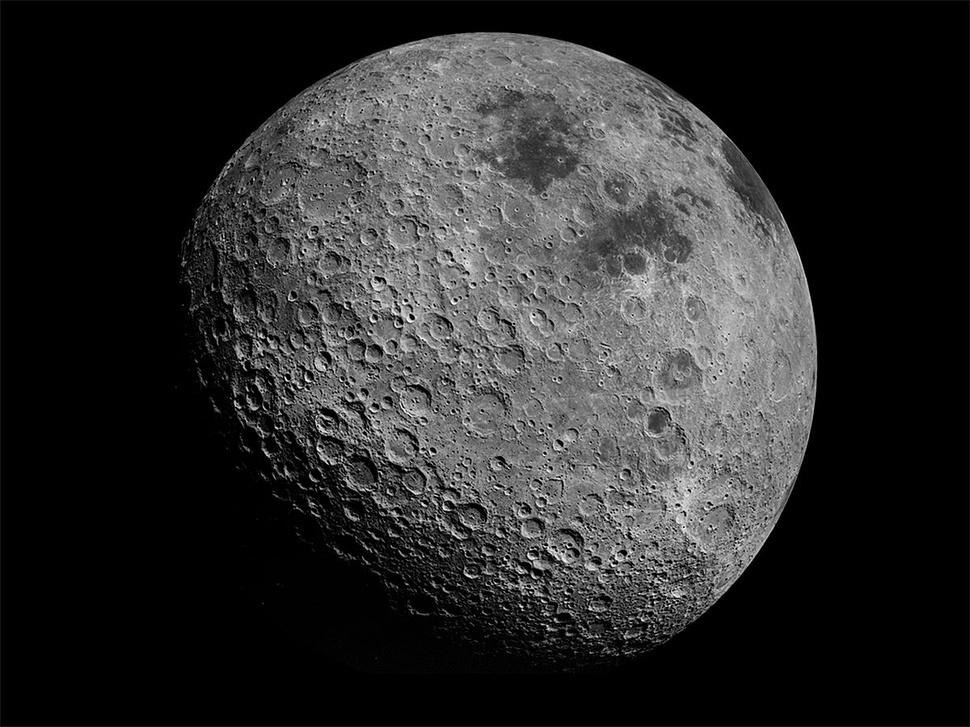
//> input picture Esercizio 1 - Laplaciano/luna.jpg, 970 x 727 px, shrunk from 1200 x 900 before the run
$ ./Esercizio_1_-_Laplaciano   (built with g++ and OpenCV 4)
//> lines starting //> are read from the running program, lines starting //| are printed output that depends on the picture
/*
  Esercizio 1 - Laplaciano.
  Implementare il Laplaciano con kernel isotropico a 45° e 90° utilizzando la funzione di correlazione / convoluzione(o filter2D())
  Per normalizzare i livelli di grigio è possibile usare la funzione normalize():
  normalize(src, dst, 0, 255, NORM_MINMAX, CV_8U);
*/

#include <iostream>
#include <opencv2/opencv.hpp>

using namespace std;
using namespace cv;


int main(int argc, char** argv)
{

    Mat image = imread("C:\\antonio\\Parthenope\\Elim\\Laboratorio\\Slide 4\\luna.jpg", IMREAD_GRAYSCALE);
//> image is the input picture: 727 rows x 970 cols, CV_8UC1; min 0, max 255, mean 43.8

    if (image.empty())
    {
        cout << "Could not open image" << endl;
    }

    Mat output1;
    Mat output2;
    Mat output3;

    int data90[] = { 0, 1, 0, 1, -4, 1, 0, 1, 0 }; //filtro Laplaciano 90°.
    Mat filter90 = Mat(3, 3, CV_32S, data90);
    int data45[] = { 1, 1, 1, 1, -8, 1, 1, 1, 1 }; //filtro Laplaciano 45°.
    Mat filter45 = Mat(3, 3, CV_32S, data45);


    filter2D(image, output1, image.type(), filter90);
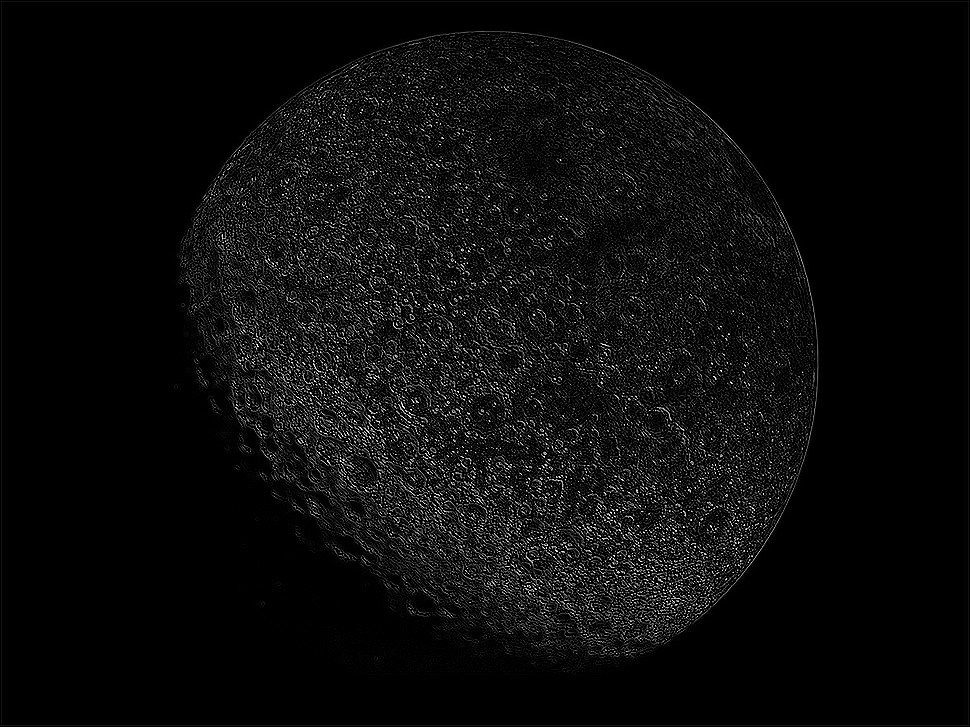
//> output1: 727 rows x 970 cols, CV_8UC1; min 0, max 255, mean 12
    filter2D(image, output2, image.type(), filter45);
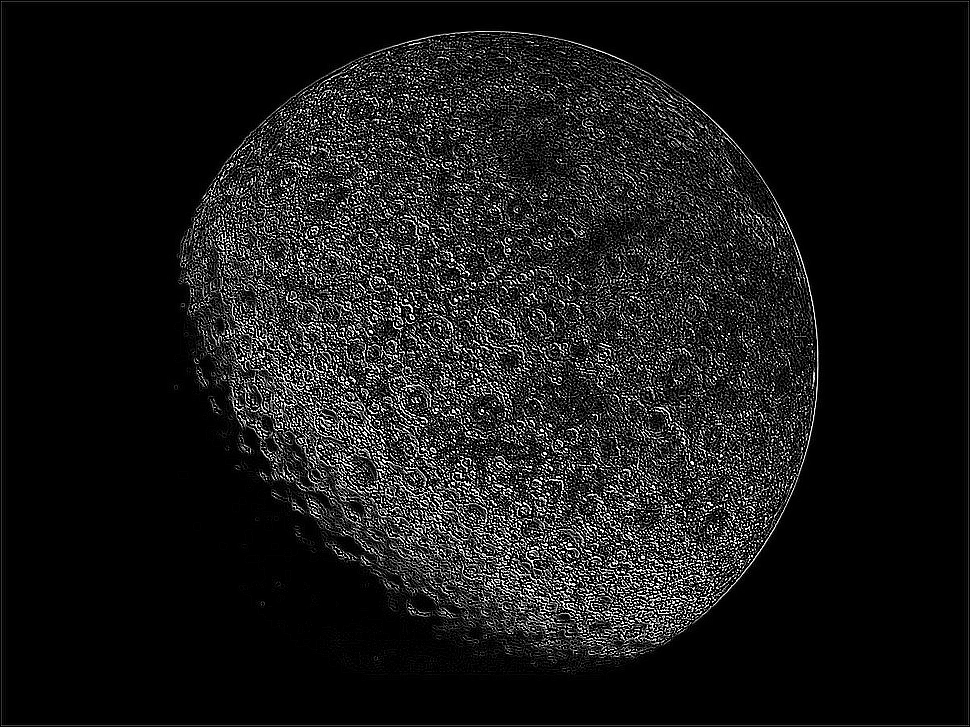
//> output2: 727 rows x 970 cols, CV_8UC1; min 0, max 255, mean 24.7
    Laplacian(image, output3, image.type(), 1);
    normalize(image, output2, 0, 255, NORM_MINMAX, CV_8U);

    imshow("image", image);
    imshow("output1", output1);
    imshow("output2", output2);
    imshow("Laplacian", output3);
    waitKey(0);
}
